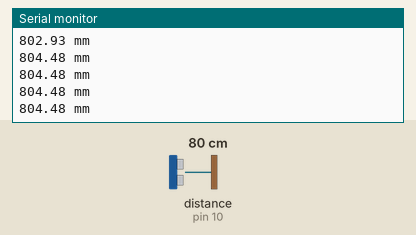
A sketch run on a simulated Arduino Uno, built with avr-gcc and run on an emulated ATmega328P. Parts: the last lines printed to the serial monitor. Wiring (inferred from the names in the program): ultrasonic range finder: trigger pin 9; echo pin 10. The test bench sets the inputs (shaded band); at power-on: distance to the obstacle (sensor on pin 10) 80 cm. The echo pulse lasts 58.3 µs per cm.

Above: at 1.2 s.
1.3 s: distance to the obstacle (sensor on pin 10) set to 2 cm
At 1.72 s:
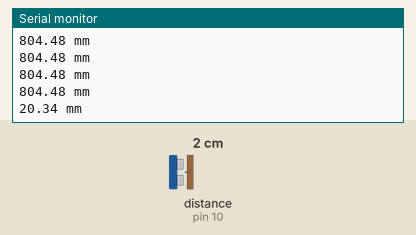
4.3 s: distance to the obstacle (sensor on pin 10) set to 4 cm
At 4.48 s:
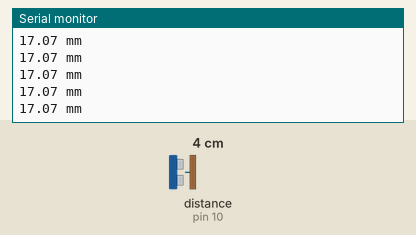
Timing chart, 0 to 7.3 s (numbered marks = the images above; inputs shaded):
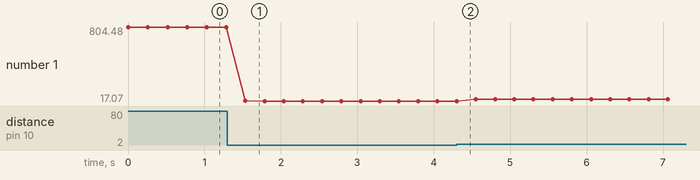

Measured:
- after the input at 1.3 s, the serial monitor: prints a new line after 0.24 s (image 1)
- plotted number 1: 804.48 → 17.07 after the input at 1.3 s, 17.07 → 37.07 after the input at 4.3 s

The sketch:

SonicSensorTest.ino
```cpp
/**
 *
 * Author: Ritesh Talreja, Made in China, Warehouse: Shenzhen, Guangdong.
 *
 * Components: Arduino UNO, DYPA02YYWM  v1.0
 *
 * Arduino UNO +5V    --> DYPA02YYUM Pin 1 Red
 * Arduino UNO GND    --> DYPA02YYUM Pin 2 Black
 * Arduino UNO Pin 11 --> DYPA02YYUM Pin 3
 * Arduino UNO Pin 10 --> DYPA02YYUM Pin 4
 *
 */

#define TRIGGER_PIN 9
#define PWM_OUTPUT_PIN 10

long duration;
float distance;

void setup()
{
  Serial.begin(57600);
  while (!Serial);

  pinMode(TRIGGER_PIN, OUTPUT);
  pinMode(PWM_OUTPUT_PIN, INPUT);
  Serial.println("System Start");
}

void loop()
{
  // The sensor is triggered by a falling edge of a HIGH pulse that
  // is more than 60 microseconds in duration.
  // Give a short LOW pulse beforehand to ensure a clean HIGH pulse:
  digitalWrite(TRIGGER_PIN, LOW);
  delayMicroseconds(5);
  digitalWrite(TRIGGER_PIN, HIGH);
  delayMicroseconds(100);
  digitalWrite(TRIGGER_PIN, LOW);

  // Read the signal from the sensor: a HIGH pulse whose
  // duration is the time (in microseconds) from the sending
  // of the ping to the reception of its echo off of an object.
  // If no object detected, fixed pulse width of 35ms is sent
  // by the sensor.
  pinMode(PWM_OUTPUT_PIN, INPUT);
  duration = pulseIn(PWM_OUTPUT_PIN, HIGH);

  // Convert the pulse width duration into a distance
  distance = duration;
  distance = distance * 10 / 58;

  Serial.print(distance);
  Serial.println(" mm");

  delay(250);
}
```
